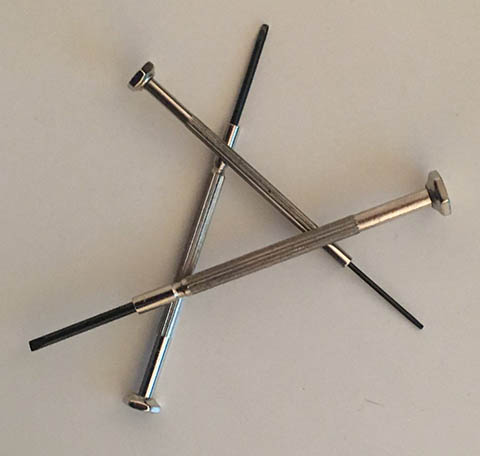
#> input picture notebook/destornillador.jpg, 480 x 456 px
$ jupyter execute ContadorDeIntersecciones.ipynb
#> lines starting #> are read from the running program, lines starting #| are printed output that depends on the picture; after the words box and inside, x2 and y2 are one past the last pixel; in counts of white or black regions, pixels touching at a corner belong together
# Contador de Cruces e Intersecciones

Mediante esta actividad se analiza la posibilidad de detectar y contabilizar cruces en distintos tipos de imagen.
Para ello se aprovecha la capacidad de suavizado y redondeo de ángulos mediante operadores morfológicos de Apertura y Cierre, engrosando las intersecciones y facilitando su posterior aislamiento eliminando las conexiones y puentes.

La investigación se presenta a través de una interfaz gráfica Tkinter puesto que algunas operaciones precisan supervisión y análisis en tiempo real. Se exponen dos MODOS, uno MANUAL y otro AUTOMÁTICO.

[cell 1]
from tkinter import *
from PIL import Image, ImageTk
import numpy as np
import cv2
import matplotlib.pyplot as plt
import skimage
from skimage import io
from scipy import stats as st
from skimage import img_as_ubyte
from skimage.color import rgb2gray
from skimage.morphology import skeletonize
from skimage.util import img_as_float
global pruebap
pruebap=0
global_compare=0 #usaremos esta variable para la funcion que compara la imagen modificada con la original,
                #a modo de flag para volver a tener la imagne modificada
import networkx as nx
import networkx as nx   # Libreria para grafos
global angulo_umbral
angulo_umbral=45        # ángulo máximo en grados entre vectores directores de rectas considerados colineales
global energia
energia=190             # Polilinea de un segmento sobre un mapa umbralizado ¿cuánto coincide la intersección? (0-255)
global origen, fin
origen, fin= 2, 3       # Nodos Origen y Fin para calcular rutas predefinidas. fin se ajustará en realidad a n-2 en la función
                        # Se pueden modificar siempre con origen >=0, fin<= nº de nodos -1, y origen < fin

# MODO MANUAL

El modo manual exige una supervisión de usuario elevada. Las intervenciones en la imagen son fácilmente analizables por el usuario, asemejándose su funcionamiento a un modelo de caja blanca. Permite reajuste y puede emplearse en múltiples tipologías de imagen. Para procesamientos más rápidos se recomienda el modo automático.

El funcionamiento del modo manual se resume en:

1.- UMBRALIZACIÓN: Se umbraliza la imagen manualmente con el deslizador en pantalla. Este paso es común para modo manual y automático.

2.- APERTURA O CIERRE: Se recomienda ajustar un tamaño de kernel medio o grande utilizando el deslizador en pantalla. Nótese que el kernel propuesto es de tamaño circular, ya que este es el que mejor se adapta a diversos típos de ángulos y encuentros. Una vez ajustado ha de realizarse una dilatación + erosión o viceversa (en función de la disposición del foreground o background), lo que correspondería a una apertura o cierre.

3.- EROSIONES O DILATACIONES SUCESIVAS: Una vez realizada la apertura o cierre, se recomienda ajustar el tamaño de kernel pequeño o medio, y posteriormente realizar erosiones o dilataciones sucesivas (en función del foreground o background) hasta eliminar los puentes y conexiones.

4.- CONTORNOS CANNY: Se utilizan contornos canny para contabilizar las regiones extraídas en nuestro programa. Dicho contador aparece en la parte inferior izquierda de la interfaz. El objetivo es extraer la cantidad de intersecciones de la imagen, pero en el modo manual puede emplearse para otros motivos (unión de objetos, regeneración de intersecciones ficticias, etc).

# Funciones para ejecutar operadores morfológicos en modo manual

Con estas funciones daremos la opción al usuario de ejecutar manualmente los operadores morfológicos que considere oportunos, seleccionado en cada momento a través de un slider el tamaño que considere para el elemento estructural.

[cell 2]
# [23 lines left out: functions el_estructural, dil_execute, ero_execute, not called in this run]

# MODO AUTOMÁTICO

El modo automático reduce la supervisión de usuario y propone otras utilidades para el algoritmo. Aunque algunas intervenciones no son regulables se apuesta por la rapidez y la eficiencia en imágenes de determinado tipo de contenido. Especialmente indicado para mapas y planos, imagenes donde la extracción del background y el foreground es más directa. El usuario no tiene que intervenir en las operaciones morfológicas ya que el programa se encarga de interpretar y realizar las mismas.

El funcionamiento del modo manual se resume en:

1.- UMBRALIZACIÓN: Se umbraliza la imagen manualmente con el deslizador en pantalla. Este paso es común para modo manual y automático.

2.- SKELETONIZACIÓN: La skeletonización es un método de vectorización implementado en la librería scikit que extrae ejes de grosor 1 píxel de los elementos foreground. Es el proceso principal del modo automático, ya que a través de la skeletonización el tamaño de los kernel y las iteraciones de dilatación y erosión pueden reducirse a un solo caso, y por tanto, automatizarse.

3.- CRUCES: La extracción de cruces es el método automático análogo a los pasos 2. y 3. del modo manual; extrayendo nodos para ejes de grosor 1 píxel.

4.- PUNTOS: Extrae los centroides de los cruces obtenidos previamente, ya que dichos cruces pueden tener geometrías que, aunque pequeñas, resulten irregulares. Esta regularización abstrae los cruces a un único píxel (aunque se representa mayor para facilitar su visibilización).

5.- GRAFO + CALLEJERO: Este paso propone una implementación para el algoritmo, extrayendo un grafo que conecta los puntos y limpia la duplicidad de bordes en función a sus distancias. El botón callejero evalua y arroja el camino con el menor número de cruces a recorrer a través de dicho grafo mediante un punto de salida y uno de llegada.

6.- CONTORNOS CANNY: Igualmente al modo manual, el método basado en contornos canny se emplea para contabilizar los cruces extraídos en la imagen.

# Funciones morfológicas para el modo automático:

Con estas funciones, cuando seleccionemos el módo automático realizaremos una búsqueda de cruces en el mapa seleccionado. Adicionalmente se añade funcionalidad extra que permite trazar grafos entre los cruces y encontar una ruta posible, la cual hemos predefinido entre los nodos 2 y n-2.

Se visualizará también por pantalla el número de cruces que encontramos al aplicar las diferentes funciones.

[cell 3]
# [154 lines left out: functions funcion_skeleton, funcion_cruces, recount, umbral, exec_busqueda, exec_skeleton, not called in this run]

[cell 4]
# [29 lines left out: function cambia_modo, not called in this run]

# Funciones adicionales para el modo automático

Con estas funciones conseguimos, en el modo automático y una vez obtenidos los cruces, encontrar los caminos posibles entre los nodos, así como llegar a trazar una ruta posible en el mapa (en nuestro caso predefinimos una ruta entre los nodos 2 y n-2)

[cell 5]
# [172 lines left out: functions centroides, dibuja_puntos, limpia, crea_rectas, angulo, simplifica and 6 more, not called in this run]

[cell 6]
window = Tk()
window.title("Contador de Cruces")
file=(input("Introduce la imagen a analizar con extensión:"))  # Nuevo
#> the answer given: destornillador.jpg

original = cv2.imread(file,0)
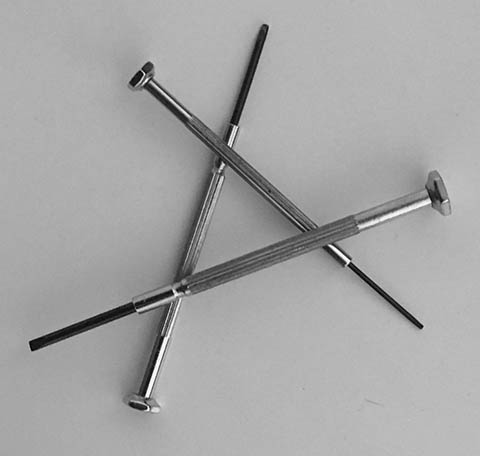
#> original: shape (456, 480); min 0, max 255, mean 166.1

imagen_original=original.copy()
original_col = Image.open(file)
window.modified = original

window.image1 = Image.fromarray(original)
window.image2 = Image.fromarray(original)
window.show1 = ImageTk.PhotoImage(original_col)
window.show2 = ImageTk.PhotoImage(window.image2)

window.photo2 = np.array(window.image2 )
window.photo2 = window.photo2.astype(np.uint8)

label1 = Label(image=window.show1)
label1.grid(column=0, row=0)

label2 = Label(image=window.show2)
label2.grid(column=2, row=0)

#----------------------------------------------------------------
borde = cv2.Canny(original, 120, 210)
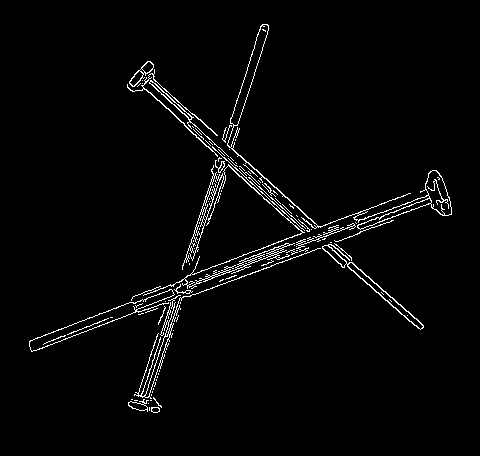
#> borde: shape (456, 480); 2.6% white in thin lines or dots, all inside (x1, y1, x2, y2) = (29, 24, 452, 413)

contornos, jerarquia = cv2.findContours(borde, cv2.RETR_EXTERNAL, cv2.CHAIN_APPROX_NONE)
#> contornos = 83 contours, 68 with area under 20; largest, box (x1, y1, x2, y2) and area: (227, 24, 452, 230) 2110, (29, 289, 175, 352) 1508, (322, 244, 424, 330) 786, (182, 165, 224, 270) 589, (143, 164, 305, 296) 444; jerarquia = 83 rows, first 6: [1, -1, -1, -1], [2, 0, -1, -1], [3, 1, -1, -1], [4, 2, -1, -1], [5, 3, -1, -1], [6, 4, -1, -1]

lab_umb = Label(text = "Umbralización (reinicio):", height = 1)
lab_umb.grid(column=0, row=1, columnspan=1)

sl1 = Scale(from_=0, to=255, length=200, command=umbral, orient="horizontal", showvalue = 0, width = 20)
sl1.grid(column=0, row=2, columnspan=1,sticky="n")

lab_modo = Label(text = "Selecciona Modo: ", height = 2)
lab_modo.grid(column=0, row=3)

btnMODO = Button(text="MODO", command=cambia_modo, height = 1, width = 10)
btnMODO.grid(column=0, row=4)

lab_cont = Label(text = "Número de contornos = " + str(len(contornos)), height = 2)
lab_cont.grid(column=0, row=8,  columnspan=1)

window.se = np.zeros((3,3), np.uint8)
cv2.circle(window.se,(1,1), 5, 1, -1)


#botones modo auto:

btnskel = Button(text="Skeleton", command=exec_skeleton, height = 1, width = 10)
btncruz = Button(text="Cruces", command=exec_busqueda, height = 1, width = 10)
btnpuntos = Button(text="Puntos", command=callejero_execute1, height = 1, width = 10)   # Metido NUEVO
btngrafo = Button(text="Grafo", command=callejero_execute2, height = 1, width = 10)    # Metido NUEVO
btncallejero = Button(text="Callejero", command=callejero_execute3, height = 1, width = 10) # Metido NUEVO

#botones modo manual:

btnd = Button(text="Dilatar", command=dil_execute, height = 1, width = 10)
btne = Button(text="Erosionar", command=ero_execute, height = 1, width = 10)
lab_se = Label(text = "Elemento Estructural Circular 3x3", height = 1)
sl2 = Scale(from_=1, to=5, length=200, command=el_estructural, orient="horizontal", showvalue = 0, width = 20)


window.mainloop()
